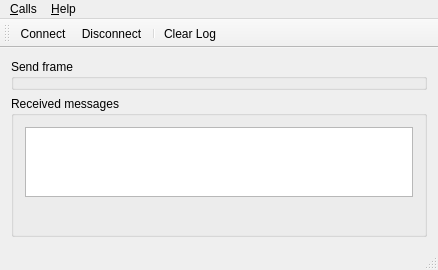
<?xml version="1.0" encoding="UTF-8"?>
<ui version="4.0">
 <class>MainWindow</class>
 <widget class="QMainWindow" name="MainWindow">
  <property name="geometry">
   <rect>
    <x>0</x>
    <y>0</y>
    <width>438</width>
    <height>265</height>
   </rect>
  </property>
  <property name="windowTitle">
   <string>JiDU Signal</string>
  </property>
  <property name="windowIcon">
   <iconset>
    <normaloff>../../icon/jidu.ico</normaloff>
    <normalon>../../icon/jidu.ico</normalon>
    <activeon>../../icon/jidu.ico</activeon>
    <selectedon>../../icon/jidu.ico</selectedon>../../icon/jidu.ico</iconset>
  </property>
  <property name="windowOpacity">
   <double>1.000000000000000</double>
  </property>
  <property name="toolTip">
   <string>&lt;html&gt;&lt;head/&gt;&lt;body&gt;&lt;p&gt;CAN/LIN/FlexRay SDK&lt;/p&gt;&lt;/body&gt;&lt;/html&gt;</string>
  </property>
  <property name="statusTip">
   <string extracomment="CAN/LIN/FlexRay SDK">CAN/LIN/FlexRay SDK</string>
  </property>
  <widget class="QWidget" name="centralWidget">
   <layout class="QVBoxLayout" name="verticalLayout">
    <item>
     <widget class="SendFrameBox" name="sendFrameBox">
      <property name="title">
       <string>Send frame</string>
      </property>
     </widget>
    </item>
    <item>
     <widget class="QGroupBox" name="receivedMessagesBox">
      <property name="title">
       <string>Received messages</string>
      </property>
      <layout class="QGridLayout" name="gridLayout">
       <item row="0" column="0">
        <layout class="QVBoxLayout" name="verticalLayout_2">
         <item>
          <widget class="ReceivedFramesView" name="receivedFramesView">
           <property name="editTriggers">
            <set>QAbstractItemView::NoEditTriggers</set>
           </property>
           <property name="showDropIndicator" stdset="0">
            <bool>false</bool>
           </property>
           <property name="dragDropOverwriteMode">
            <bool>false</bool>
           </property>
           <property name="selectionBehavior">
            <enum>QAbstractItemView::SelectRows</enum>
           </property>
          </widget>
         </item>
         <item>
          <layout class="QHBoxLayout" name="horizontalLayout">
           <item>
            <widget class="QLabel" name="busStatus">
             <property name="text">
              <string/>
             </property>
            </widget>
           </item>
           <item>
            <spacer name="horizontalSpacer">
             <property name="orientation">
              <enum>Qt::Horizontal</enum>
             </property>
             <property name="sizeHint" stdset="0">
              <size>
               <width>40</width>
               <height>20</height>
              </size>
             </property>
            </spacer>
           </item>
          </layout>
         </item>
        </layout>
       </item>
      </layout>
     </widget>
    </item>
   </layout>
  </widget>
  <widget class="QMenuBar" name="menuBar">
   <property name="geometry">
    <rect>
     <x>0</x>
     <y>0</y>
     <width>438</width>
     <height>22</height>
    </rect>
   </property>
   <widget class="QMenu" name="menuCalls">
    <property name="title">
     <string>&amp;Calls</string>
    </property>
    <addaction name="actionConnect"/>
    <addaction name="actionDisconnect"/>
    <addaction name="actionDeviceInformation"/>
    <addaction name="separator"/>
    <addaction name="actionResetController"/>
    <addaction name="separator"/>
    <addaction name="actionClearLog"/>
    <addaction name="separator"/>
    <addaction name="actionQuit"/>
   </widget>
   <widget class="QMenu" name="menuHelp">
    <property name="title">
     <string>&amp;Help</string>
    </property>
    <addaction name="actionPluginDocumentation"/>
    <addaction name="actionAboutQt"/>
   </widget>
   <addaction name="menuCalls"/>
   <addaction name="menuHelp"/>
  </widget>
  <widget class="QToolBar" name="mainToolBar">
   <attribute name="toolBarArea">
    <enum>TopToolBarArea</enum>
   </attribute>
   <attribute name="toolBarBreak">
    <bool>false</bool>
   </attribute>
   <addaction name="actionConnect"/>
   <addaction name="actionDisconnect"/>
   <addaction name="separator"/>
   <addaction name="actionClearLog"/>
  </widget>
  <widget class="QStatusBar" name="statusBar"/>
  <action name="actionConnect">
   <property name="icon">
    <iconset resource="can.qrc">
     <normaloff>:/images/connect.png</normaloff>:/images/connect.png</iconset>
   </property>
   <property name="text">
    <string>&amp;Connect</string>
   </property>
  </action>
  <action name="actionDisconnect">
   <property name="icon">
    <iconset resource="can.qrc">
     <normaloff>:/images/disconnect.png</normaloff>:/images/disconnect.png</iconset>
   </property>
   <property name="text">
    <string>&amp;Disconnect</string>
   </property>
  </action>
  <action name="actionQuit">
   <property name="icon">
    <iconset resource="can.qrc">
     <normaloff>:/images/application-exit.png</normaloff>:/images/application-exit.png</iconset>
   </property>
   <property name="text">
    <string>&amp;Quit</string>
   </property>
  </action>
  <action name="actionAboutQt">
   <property name="text">
    <string>&amp;About</string>
   </property>
  </action>
  <action name="actionClearLog">
   <property name="icon">
    <iconset resource="can.qrc">
     <normaloff>:/images/clear.png</normaloff>:/images/clear.png</iconset>
   </property>
   <property name="text">
    <string>Clear &amp;Log</string>
   </property>
  </action>
  <action name="actionPluginDocumentation">
   <property name="text">
    <string>Plugin Documentation</string>
   </property>
   <property name="toolTip">
    <string>Open plugin documentation in Webbrowser</string>
   </property>
  </action>
  <action name="actionResetController">
   <property name="text">
    <string>&amp;Reset Controller</string>
   </property>
   <property name="toolTip">
    <string>Reset CAN Controller</string>
   </property>
  </action>
  <action name="actionDeviceInformation">
   <property name="text">
    <string>Device &amp;Information...</string>
   </property>
  </action>
 </widget>
 <layoutdefault spacing="6" margin="11"/>
 <customwidgets>
  <customwidget>
   <class>SendFrameBox</class>
   <extends>QGroupBox</extends>
   <header location="global">sendframebox.h</header>
   <container>1</container>
  </customwidget>
  <customwidget>
   <class>ReceivedFramesView</class>
   <extends>QTableView</extends>
   <header location="global">receivedframesview.h</header>
  </customwidget>
 </customwidgets>
 <resources>
  <include location="can.qrc"/>
 </resources>
 <connections/>
</ui>
